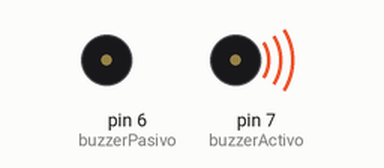
This sketch was run on a simulated Arduino Uno, built with avr-gcc and run on an emulated ATmega328P. On the bench: buzzer (waves = sounding, pin HIGH).

Above: at 0.2 s.
At 4.5 s:
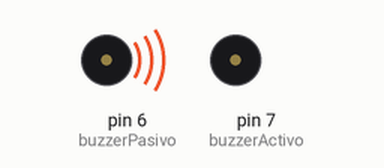
Timing chart, 0 to 5.8 s (numbered marks = the images above):
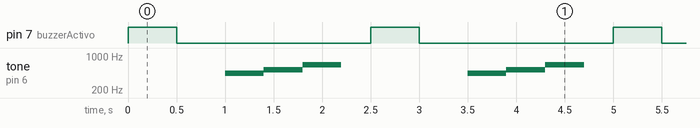

The sketch:

buzzer.ino
```cpp
// (licence header left out)
const int buzzerActivo = 7;
const int buzzerPasivo = 6;

void setup()
{
 pinMode(buzzerActivo, OUTPUT);
 pinMode(buzzerPasivo, OUTPUT);

}

void loop()
{
  // Buzzer activo
  digitalWrite(buzzerActivo,HIGH); //Enciende sonido fijo
  delay(500);
  digitalWrite(buzzerActivo,LOW); // Apaga
  delay(500);

  //Buzzer pasivo
  tone(buzzerPasivo, 440); // Nota A4
  delay(400);
  tone(buzzerPasivo, 523); // Nota C5
  delay(400);
  tone(buzzerPasivo, 659); // Nota E5
  delay(400);
  noTone(buzzerPasivo); // Nota C5
  delay(300);
}
```

Measured:
- by itself, pin 7 (buzzerActivo): alternates HIGH for 0.50 s and LOW for 2.0 s
- by itself, tone on pin 6 (buzzerPasivo): repeats every 2.5 s: 523 Hz 0.40 s, 659 Hz 0.40 s, silent 1.3 s, 440 Hz 0.40 s
